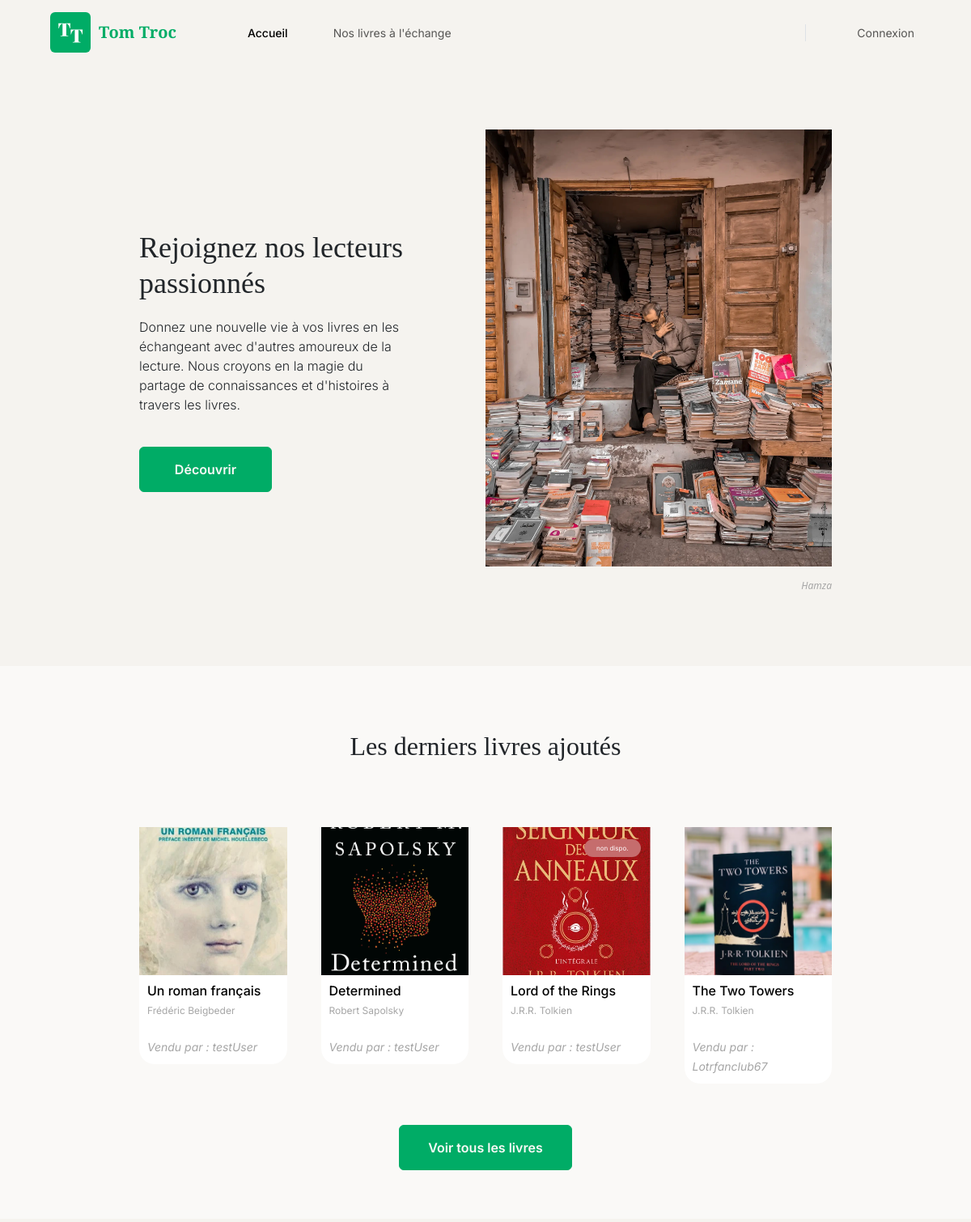
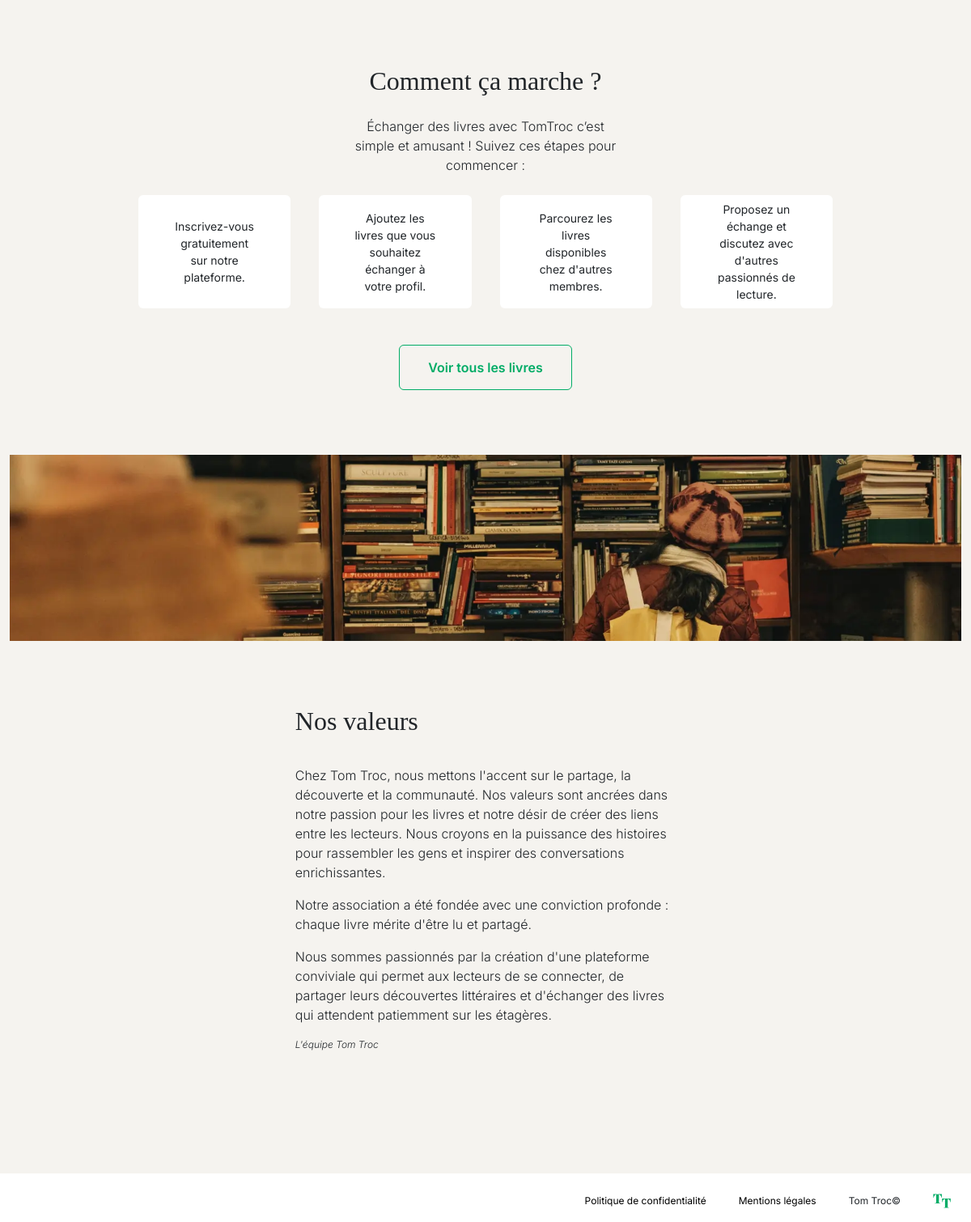
The page / on the database its author committed (2 pictures, top to bottom).
### tables this page shows
CREATE TABLE `books` (
  `id` int(11) NOT NULL,
  `title` varchar(256) NOT NULL,
  `author` varchar(256) NOT NULL,
  `user_id` int(11) NOT NULL,
  `image_url` varchar(256) DEFAULT NULL,
  `description` text NOT NULL,
  `availability` tinyint(1) NOT NULL,
  `date_creation` date NOT NULL
);

CREATE TABLE `users` (
  `id` int(11) NOT NULL,
  `email` varchar(256) NOT NULL,
  `password` varchar(256) NOT NULL,
  `username` varchar(256) NOT NULL,
  `image_url` varchar(256) NOT NULL,
  `date_signup` date DEFAULT NULL
);

### views/View.php (called while the page is built, shortened)
<?php
class View
{
    private ?User $user = null;
    public function __construct($title)
    {
        $this->user = Utils::getUserSession();
    }
    public function render(string $viewName, array $params = []) : void
    {
        $viewPath = $this->buildViewPath($viewName);
        $content = $this->renderViewFromTemplate($viewPath, $params);
        $user = $this->user;
        require(MAIN_VIEW_PATH);
    }
    private function renderViewFromTemplate(string $viewPath, array $params = []) : string
    {
        if (file_exists($viewPath)) {
            extract($params);
            require($viewPath);
            return ob_get_clean();
        } else {
            throw new Exception("The view '$viewPath' wasn't found.");
        }
    }
    private function buildViewPath(string $viewName) : string
    {
        return TEMPLATE_VIEW_PATH . $viewName . '.php';
    }
}

### controllers/BookController.php (called while the page is built, shortened)
<?php
class BookController
{
  private BookManager $bookManager;
  public function __construct()
  {
      $this->bookManager = new BookManager();
  }
  public function showHome() : void
  {
      $books = $this->bookManager->getLastBooks();
      $view = new View("Home");
      $view->render("home", ['books' => $books]);
  }
}

### config/Router.php (called while the page is built, shortened)
<?php
class Router {
  protected $routes = [];
  public function addRoute($route, $controller, $function) {
    $this->routes[$route] = ['controller' => $controller, 'function' => $function];
  }
  public function dispatch($uri) {
    if (array_key_exists($uri, $this->routes)) {
        $function = $this->routes[$uri]['function'];
        $controller = new $controller();
        $controller->$function();
    } else {
        throw new \Exception("The requested page does not exist.");
    }
  }
}

### index.php (called while the page is built, shortened)
<?php
require_once 'config/Router.php';
$action = Utils::request('action', 'home');;
$router = new Router();
$router->addRoute('home', 'BookController', 'showHome');
$router->addRoute('books', 'BookController', 'showAllBooks');
$router->addRoute('book', 'BookController', 'showOneBook');
$router->addRoute('login', 'UserController', 'showLoginSignup');
$router->addRoute('signup', 'UserController', 'showLoginSignup');
$router->addRoute('profile', 'UserController', 'showProfile');
$router->addRoute('modifyUserInfo', 'UserController', 'modifyUserInfo');
$router->addRoute('deleteBook', 'BookController', 'deleteBook');
$router->addRoute('modifyBook', 'BookController', 'modifyBook');
$router->addRoute('modifyBookForm', 'BookController', 'modifyBookForm');
$router->addRoute('messenger', 'MessageController', 'showMessenger');
$router->addRoute('sendMessage', 'MessageController', 'sendMessage');
try {
  $router->dispatch($action);
} catch (Exception $e) {
  $errorView = new View('Erreur');
  $errorView->render('errorPage', ['errorMessage' => $e->getMessage()]);;
}

### models/DBManager.php (called while the page is built, shortened)
<?php
class DBManager
{
    private static $instance;
    private $db;
    private function __construct()
    {
        $this->db = new PDO('mysql:host=' . DB_HOST . ';dbname=' . DB_NAME . ';charset=utf8', DB_USER, DB_PASS);
        $this->db->setAttribute(PDO::ATTR_ERRMODE, PDO::ERRMODE_EXCEPTION);
        $this->db->setAttribute(PDO::ATTR_DEFAULT_FETCH_MODE, PDO::FETCH_ASSOC);
    }
    public static function getInstance() : DBManager
    {
        if (!self::$instance) {
            self::$instance = new DBManager();
        }
        return self::$instance;
    }
    public function query(string $sql, ?array $params = null) : PDOStatement
    {
        if ($params == null) {
            $query = $this->db->query($sql);
        } else {
            $query = $this->db->prepare($sql);
            $query->execute($params);
        }
        return $query;
    }
}

### models/AbstractEntityManager.php (called while the page is built, shortened)
<?php
abstract class AbstractEntityManager {
    public function __construct()
    {
        $this->db = DBManager::getInstance();
    }
}

### models/BookManager.php (called while the page is built, shortened)
<?php
class BookManager extends AbstractEntityManager
{
  public function getLastBooks() : array
  {
    $sql = "SELECT * FROM books ORDER BY date_creation DESC LIMIT 4";
    $result = $this->db->query($sql);
    $books = [];
    while ($book = $result->fetch()) {
      $books[] = new Book($book);
    }
    return $books;
  }
}

### models/AbstractEntity.php (called while the page is built, shortened)
<?php
abstract class AbstractEntity
{
    protected int $id = -1;
    protected function hydrate(array $data) : void
    {
        foreach ($data as $key => $value) {
            $method = 'set' . str_replace('_', '', ucwords($key, '_'));
        }
    }
    public function setId(int $id) : void
    {
        $this->id = $id;
    }
    public function getId() : int
    {
        return $this->id;
    }
}

### models/Book.php (called while the page is built, shortened)
<?php
 class Book extends AbstractEntity
 {
    private string $title = '';
    private string $author = '';
    private int $userId;
    private string $imageUrl = '';
    private bool $availability = false;
    private ?User $owner = null;
    public function getOwner() : User
    {
        if (!$this->owner) {
            $this->setOwner();
        }
        return $this->owner;
    }
    private function setOwner() : void
    {
        $userManager = new UserManager();
        $owner = $userManager->findUser('id', $this->userId);
        $this->owner = $owner;
    }
    public function setTitle(string $title) : void
    {
        $this->title = $title;
    }
    public function getTitle() : string
    {
        return $this->title;
    }
    public function setAuthor(string $author) : void
    {
        $this->author = $author;
    }
    public function getAuthor() : string
    {
        return $this->author;
    }
    public function setUserId(int $userId) : void
    {
        $this->userId = $userId;
    }
    public function getUserId() : int
    {
        return $this->userId;
    }
    public function setImageUrl(string $imageUrl) : void
    {
        $this->imageUrl = $imageUrl;
    }
    public function getImageUrl() : string
    {
        return $this->imageUrl;
    }
    public function setAvailability(bool $availability) : void
    {
        $this->availability = $availability;
    }
    public function getAvailability() : bool
    {
        return $this->availability;
    }
 }

### models/UserManager.php (called while the page is built, shortened)
<?php
class UserManager extends AbstractEntityManager
{
  public function findUser(string $attr, string|int $value) : ?User
  {
    $sql = "SELECT * FROM users WHERE $attr = :$attr";
    $result = $this->db->query($sql, [$attr => $value]);
    $user = $result->fetch();
    return $user ? new User($user) : null;
  }
}

### models/User.php (called while the page is built, shortened)
<?php
 class User extends AbstractEntity
 {
    public function setUsername(string $username) : void
    {
        $this->username = $username;
    }
    public function getUsername() : string
    {
        return $this->username;
    }
 }

### views/partials/booksTable.php (the view)
<div class="row row-cols-2 row-cols-lg-4 g-15 gx-lg-40 gy-lg-45 books-table">
  <?php foreach ($books as $book) { ?>
  <div class="col">
      <article class="card p-0 position-relative border-light">
        <a href="index.php?action=book&id=<?= $book->getId() ?>">
          <div class="ratio ratio-1x1">
            <img src="<?= $book->getImageUrl() ?>" alt="<?= $book->getTitle() ?>" class="card-img-top object-fit-cover">
          </div>
          <span class="<?= $book->getAvailability() ?
              'd-none' :
              'position-absolute availability text-white font-secondary fs-8 py-5 px-15' ?>">
              non dispo.
          </span>
        </a>
        <div class="card-body">
          <a href="index.php?action=book&id=<?= $book->getId() ?>">
            <h3 class="card-title font-secondary fs-12 mb-5 mb-lg-10"><?= $book->getTitle() ?></h3>
            <h4 class="card-subtitle font-secondary fs-12 mb-20 mb-lg-25 text-transparent fw-normal"><?= $book->getAuthor() ?></h4>
          </a>
          <a href="index.php?action=profile&id=<?= $book->getUserId() ?>"
              class="card-text font-secondary fs-8 text-transparent fst-italic">
              Vendu par : <?= $book->getOwner()->getUsername() ?>
          </a>
        </div>
      </article>
  </div>
  <?php }?>
</div>

### views/templates/home.php (shortened to what this page needs)
<div id="homepage">
  <section class="container-fluid bg-dark">
      <div class="container d-flex flex-column flex-lg-row-reverse align-items-lg-center pb-50 pb-lg-90 pt-80 first-screen">
        <div class="w-lg-50">
          <img src="img/site_img/hamza.webp" alt="hero" class="w-100">
          <span class="fs-12 fst-italic text-transparent float-end mt-5 me-25 mt-lg-15 me-lg-0">Hamza</span>
        </div>
        <div class="w-lg-50 pe-lg-100">
          <h1 class="font-primary mt-30 mt-lg-0">Rejoignez nos lecteurs passionnés</h1>
          <p class="font-secondary mt-20 mb-30 mb-lg-40 fw-light fs-16">Donnez une nouvelle vie à vos livres en les échangeant avec d'autres amoureux de la lecture. Nous croyons en la magie du partage de connaissances et d'histoires à travers les livres.</p>
          <a href="index.php?action=books"
            class="btn btn-primary text-light font-secondary fs-16 fw-semibold w-100 w-lg-50 py-15"
          >
          Découvrir
          </a>
        </div>
      </div>
  </section>
  <section class="container-fluid bg-light pt-40 pt-lg-80 pb-80 pb-lg-60">
    <div class="container w-lg-75">
      <h2 class="font-primary fs-28 mx-auto px-50 mb-35 mb-lg-80 text-center">Les derniers livres ajoutés</h2>
      <?php include('views/partials/booksTable.php')?>
      <a href="index.php?action=books"
        class="btn btn-primary d-none d-lg-block mx-auto text-light font-secondary fs-16 fw-semibold w-100 w-lg-25 py-15 mt-50"
      >
        Voir tous les livres
      </a>
    </div>
  </section>
  <section class="container-fluid bg-dark pt-50 pt-lg-85 pb-45 pb-lg-80">
    <div class="container w-lg-75">
      <h2 class="font-primary fs-28 mx-auto text-center">Comment ça marche ?</h2>
      <p class="my-20 my-lg-25 font-secondary fs-14 fw-light text-center w-lg-40 mx-auto description">Échanger des livres avec TomTroc c’est simple et amusant ! Suivez ces étapes pour commencer :</p>
      <div class="row row-cols-1 row-cols-md-2 row-cols-lg-4 g-15 gx-md-35 gy-md-35 instructions">
        <div class="col">
          <div class="card border-0 d-flex justify-content-center align-items-center p-40">
            <p class="card-text font-secondary fs-14 text-center">Inscrivez-vous gratuitement sur notre plateforme.</p>
          </div>
        </div>
        <div class="col">
          <div class="card border-0 d-flex justify-content-center align-items-center p-40">
            <p class="card-text font-secondary fs-14 text-center">Ajoutez les livres que vous souhaitez échanger à votre profil.</p>
          </div>
        </div>
        <div class="col">
          <div class="card border-0 d-flex justify-content-center align-items-center p-40">
            <p class="card-text font-secondary fs-14 text-center">Parcourez les livres disponibles chez d'autres membres.</p>
          </div>
        </div>
        <div class="col">
          <div class="card border-0 d-flex justify-content-center align-items-center p-40">
            <p class="card-text font-secondary fs-14 text-center">Proposez un échange et discutez avec d'autres passionnés de lecture.</p>
          </div>
        </div>
      </div>
      <a href="index.php?action=books"
        class="btn btn-outline-primary d-block mx-auto font-secondary fs-16 fw-semibold w-100 w-lg-25 py-15 mt-30 mt-lg-45"
      >
        Voir tous les livres
      </a>
    </div>
  </section>
  <section class="container-fluid bg-dark pb-35 pb-lg-150 values">
    <img src="img/site_img/girl_books_l.webp" alt="Girl with books" class="w-100 d-none d-lg-block object-fit-cover">
    <div class="w-lg-40 mx-auto position-relative">
      <h2 class="font-primary fs-28 my-35 mt-lg-80">Nos valeurs</h2>
      <div class="font-secondary fs-14 fw-light">
        <?= Utils::format(VALUES) ?>
        <p class="fst-italic mb-60 mb-lg-0">L'équipe Tom Troc</p>
      </div>
    </div>
  </section>
</div>

### utils/Utils.php (shortened to what this page needs)
<?php
class Utils {
  public static function request(string $variableName, mixed $defaultValue = null) : mixed
  {
    return $_REQUEST[$variableName] ?? $defaultValue;
  }
  public static function stringToDate(string|DateTime $date, string $format = 'Y-m-d') : DateTime
  {
    if (is_string($date)) {
        $date = DateTime::createFromFormat($format, $date);
    }
    return $date;
  }
  public static function format(string $string) : string
  {
    $lines = explode("\n", $string);
    $finalString = "";
    foreach ($lines as $line) {
        if (trim($line) != "") {
            $finalString .= "<p>$line</p>";
        }
    }
    return $finalString;
  }
  public static function getUserSession() : ?User
  {
    return null;
  }
}

### views/main.php (shortened to what this page needs)
<!DOCTYPE html>
<html>
  <head>
    <link rel="stylesheet" href="css/style.css" />
  </head>
  <body>
    <header class="container-fluid bg-dark d-flex">
      <nav class="navbar navbar-expand-lg w-100">
        <div class="container">
          <a class="navbar-brand d-flex align-items-center me-40 me-xl-80" href="index.php">
            <div class="bg-primary logo d-flex justify-content-center align-items-center rounded me-10">
            </div>
            <span class="text-primary font-primary fw-semibold fs-10">Tom Troc</span>
          </a>
          <div class="collapse navbar-collapse justify-content-between" id="navbarNav">
            <ul class="nav navbar-nav">
              <li class="nav-item me-20 me-xl-40">
                <a
                  class="<?= Utils::request('action', 'home') === 'home' ?
                    'nav-link fs-14 font-secondary active' :
                    'nav-link fs-14 font-secondary' ?>"
                  href="index.php?action=home">
                  Accueil
                </a>
              </li>
              <li class="nav-item">
                <a
                  class="<?= Utils::request('action') === 'books' ?
                    'nav-link fs-14 font-secondary active' :
                    'nav-link fs-14 font-secondary' ?>"
                  href="index.php?action=books">
                  Nos livres à l'échange
                </a>
              </li>
            </ul>
            <ul class="nav navbar-nav border-start">
              <li class="nav-item ms-25 ms-xl-55">
                <a
                  class="<?= Utils::request('action') === 'login' ?
                    'nav-link fs-14 font-secondary d-flex align-items-center active' :
                    'nav-link fs-14 font-secondary d-flex align-items-center' ?>"
                  href="index.php?action=login">
                  <?= $user ? "Déconnexion" : "Connexion" ?>
                </a>
              </li>
            </ul>
          </div>
        </div>
      </nav>
    </header>
    <main>
      <?= $content ?>
    </main>
    <footer class="container-fluid p-30 p-lg-25">
      <ul class="list-unstyled font-secondary fs-12 d-flex flex-column flex-lg-row align-items-center justify-content-lg-end">
        <li class="mb-25 mb-lg-0 me-lg-40"><a href="#">Politique de confidentialité</a></li>
        <li class="mb-25 mb-lg-0 me-lg-40"><a href="#">Mentions légales</a></li>
        <li class="mb-25 mb-lg-0 me-lg-40">Tom Troc©</li>
        <li class="logo"><?php include('img/icons/logo.svg') ?></li>
      </ul>
    </footer>
  </body>
</html>

### rows shown on the page
books: image_url (picture), title "Un roman français", author "Frédéric Beigbeder", user.username "testUser"
books: image_url (picture), title "Determined", author "Robert Sapolsky", user.username "testUser"
books: image_url (picture), title "Lord of the Rings", author "J.R.R. Tolkien", user.username "testUser"
books: image_url (picture), title "The Two Towers", author "J.R.R. Tolkien", user.username "Lotrfanclub67"

### other values the page prints
$line "Notre association a été fondée avec une conviction profonde : chaque livre mérite d'être lu et partagé."
